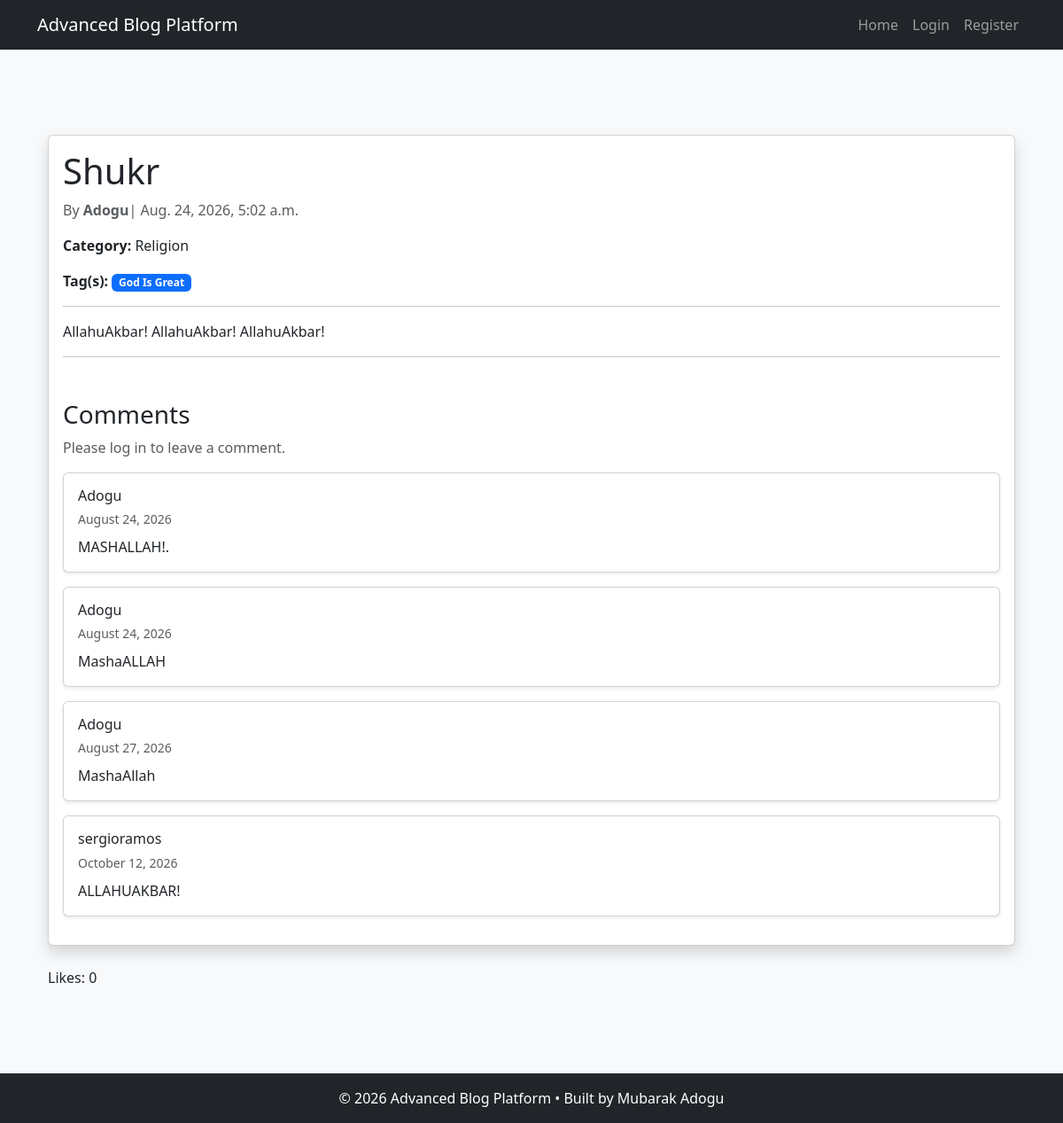
Page /posts/mashaallah-2/ on the committed database.
### account/models.py (models this page shows, shortened)
class Post(models.Model):
    DRAFT = "draft"
    PUBLISHED = "published"
    STATUS_CHOICES = [
        (DRAFT, "Draft"),
        (PUBLISHED, "Published"),
    ]
    status = models.CharField(
        max_length=10,
        choices=STATUS_CHOICES,
        default=PUBLISHED,
    )
    author = models.ForeignKey(User, on_delete=models.CASCADE, related_name="posts")
    category = models.ForeignKey(
        Category, on_delete=models.CASCADE, related_name="posts"
    )
    tags = models.ManyToManyField(Tag, blank=True, related_name="posts")
    title = models.CharField(max_length=200)
    slug = models.SlugField(unique=True, editable=False)
    content = models.TextField()
    image = models.ImageField(upload_to="posts/", blank=True, null=True)
    created_at = models.DateTimeField(auto_now_add=True)
    updated_at = models.DateTimeField(auto_now=True)

class Category(models.Model):
    name = models.CharField(max_length=100, unique=True)
    slug = models.SlugField(unique=True)
    def __str__(self):
        return self.name

class Tag(models.Model):
    name = models.CharField(max_length=30, unique=True)
    slug = models.SlugField(unique=True, editable=False)

### comments/models.py (models this page shows, shortened)
class Comment(models.Model):
    user = models.ForeignKey(User, on_delete=models.CASCADE, related_name="comments")
    post = models.ForeignKey(Post, on_delete=models.CASCADE, related_name="comments")
    content = models.TextField()
    created_at = models.DateTimeField(auto_now_add=True)

### blog/views.py (the view)
class PostDetailView(View):
    def get(self, request, slug):
        post = get_object_or_404(Post, slug=slug)
        likes = Like.objects.filter(post=post)
        like_count = likes.count()
        user_liked = (
            request.user.is_authenticated and likes.filter(user=request.user).exists()
        )
        comments = post.comments.all()
        form = CommentForm()
        return render(
            request,
            "blog/post_detail.html",
            {
                "post": post,
                "form": form,
                "comments": comments,
                "like_count": like_count,
                "user_liked": user_liked,
            },
        )

### blog/templates/blog/post_detail.html (shortened to what this page needs)
{% extends "base.html" %}
{% block content %}
<div class="container mt-5">
    <div class="card shadow">
        <div class="card-body">
            <h1 class="card-title">{{ post.title }}</h1>
            <p class="text-muted"> By <strong>{{post.author }}</strong>| {{ post.created_at }}</p>
            <p>
                <strong>Category:</strong> {{ post.category }}
            </p>
            <P>
                <strong>Tag(s):</strong>
                {% for tag in post.tags.all %}
                <span class="badge bg-primary">{{ tag.name }}</span>
                    {% empty %}
                        <span class="text-muted">No tag(s)</span>
                {% endfor %}
            </P>
            <hr>
            <p class="card-text">
                {{ post.content }}
            </p>
            <hr>
            <h3 class="mt-5">Comments</h3>
{% if user.is_authenticated %}
    <form method="POST" action="{% url 'add_comment' post.slug %}">
        {% csrf_token %}
        {{ form.as_p }}
        <button type="submit" class="btn btn-primary mb-3">
            Add Comment
        </button>
    </form>
{% else %}
    <p class="text-muted">
        Please log in to leave a comment.
    </p>
{% endif %}
{% for comment in comments %}
    <div class="card mb-3 shadow-sm">
        <div class="card-body">
            <h6 class="card-title mb-1">
                {{ comment.user }}
            </h6>
            <small class="text-muted">
                {{ comment.created_at|date:"F d, Y" }}
            </small>
            <p class="card-text mt-2">
                {{ comment.content }}
            </p>
        </div>
    </div>
{% empty %}
    <p class="text-muted">
        No comments available. Be the first to comment!
    </p>
{% endfor %}
        </div>
    </div>
    <div class="d-flex align-items-center gap-3 mt-4">
    <p class="mb-0">
        Likes: <span id="like-count">{{ like_count }}</span>
    </p>
</div>
{% endblock %}

### rows in the picture
Post: title "Shukr", author "Adogu", created_at "Aug. 24, 2026, 5:02 a.m.", category "Religion", content "AllahuAkbar! AllahuAkbar! AllahuAkbar!"
Tag: name "God Is Great"
Comment: user "Adogu", created_at "August 24, 2026", content "MASHALLAH!."
Comment: user "Adogu", created_at "August 24, 2026", content "MashaALLAH"
Comment: user "Adogu", created_at "August 27, 2026", content "MashaAllah"
Comment: user "sergioramos", created_at "October 12, 2026", content "ALLAHUAKBAR!"

### other values in the picture
{{ like_count }} "0"
